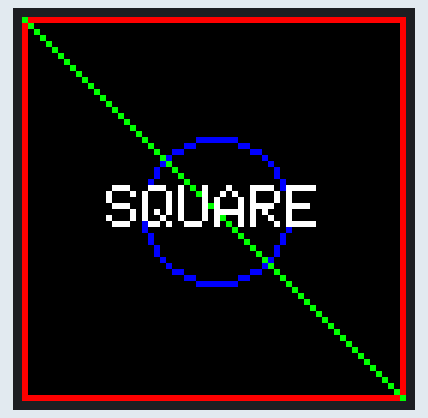
This sketch was run on a simulated Arduino Uno, built for the host (arithmetic inside an expression is 32-bit, double 64-bit). Shown: 64×64 colour display.

Above: at 0.1 s.

The sketch:

sketch_jul15c.ino
```cpp
#include <Adafruit_Protomatter.h>

// ==========================================
// 1. PIN CONFIGURATION
// ==========================================
uint8_t rgbPins[]  = {0, 1, 2, 3, 4, 5};  // R1, G1, B1, R2, G2, B2
uint8_t addrPins[] = {7, 11, 6, 12};     // A, B, C, D

uint8_t clockPin = 8;   // CLK
uint8_t oePin    = 9;   // OE
uint8_t latchPin = 13;  // LAT

// ==========================================
// 2. 64x64 CONSTRUCTOR
// ==========================================
Adafruit_Protomatter matrix(
  64,          // Width of a single panel row (64)
  4,           // Bit depth (4 provides 4096 colors)
  1,           // Parallel chains output
  rgbPins,     // RGB data pins array
  4,           // Number of address lines
  addrPins,    // Address pins array
  clockPin,
  latchPin,
  oePin,
  true,        // Double-buffering enabled (prevents tearing)
  2            // Vertical Tiling
);

void setup() {
  Serial.begin(115200);

  // Initialize the matrix first
  ProtomatterStatus status = matrix.begin();
  if (status != PROTOMATTER_OK) {
    for (;;); // Halt on error
  }

  // CORRECT FIX: Adjust pixel clock duty cycle timing for fast microcontrollers.
  // This stretches the clock signal so stubborn matrix shift registers can read it.
  matrix.setDuty(2);

  // Draw the static graphics ONCE in setup because they don't change
  drawStaticScene();
  matrix.show();

}

void loop() {
  // CRITICAL FIX: Loop runs completely open with no heavy delays.
  // Protomatter relies on background interrupts. Stalling kills the display.
  delay(10);
}

void drawStaticScene() {
  matrix.fillScreen(matrix.color565(0, 0, 0));

  // Red border around the 64x64 square
  matrix.drawRect(0, 0, 64, 64, matrix.color565(255, 0, 0));

  // Green diagonal line
  matrix.drawLine(0, 0, 63, 63, matrix.color565(0, 255, 0));

  // Blue circle in the center
  matrix.drawCircle(32, 32, 12, matrix.color565(0, 0, 255));

  // White text across the seam
  matrix.setTextSize(1);
  matrix.setTextColor(matrix.color565(255, 255, 255));
  matrix.setCursor(14, 28);
  matrix.print("SQUARE");

  matrix.show();
}
```
